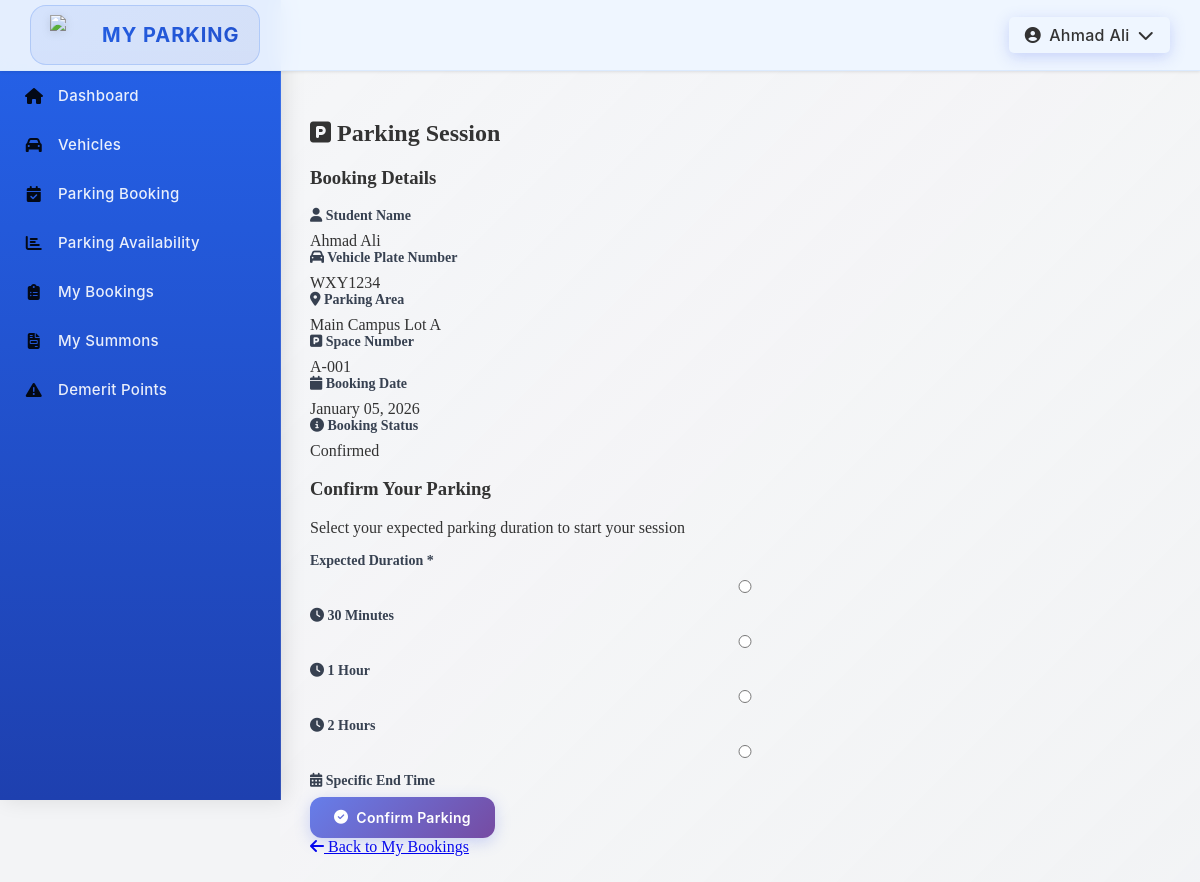
The app's page /module03/parking_session.php?booking_id=1 (signed in) with its own data.
### tables this page shows
CREATE TABLE Booking (
    booking_ID INT PRIMARY KEY AUTO_INCREMENT,
    space_ID INT NOT NULL,
    vehicle_ID INT NOT NULL,
    booking_date DATE NOT NULL,
    start_time TIME NOT NULL,
    end_time TIME NOT NULL,
    actual_start_time DATETIME NULL,
    actual_end_time DATETIME NULL,
    session_started_at DATETIME NULL,
    session_ended_at DATETIME NULL,
    booking_status VARCHAR(20) NOT NULL,
    qr_code_value VARCHAR(50) NOT NULL,
    created_at DATETIME NOT NULL DEFAULT CURRENT_TIMESTAMP,
    FOREIGN KEY (space_ID) REFERENCES ParkingSpace(space_ID) ON DELETE CASCADE ON UPDATE CASCADE,
    FOREIGN KEY (vehicle_ID) REFERENCES Vehicle(vehicle_ID) ON DELETE CASCADE ON UPDATE CASCADE
);

CREATE TABLE User (
    user_ID VARCHAR(10) PRIMARY KEY,
    username VARCHAR(20) NOT NULL,
    email VARCHAR(50) NOT NULL,
    phone_number VARCHAR(20) NULL,
    password VARCHAR(255) NOT NULL,
    user_type VARCHAR(20) NOT NULL,
    created_at DATETIME NOT NULL DEFAULT CURRENT_TIMESTAMP,
    updated_at DATETIME NOT NULL DEFAULT CURRENT_TIMESTAMP ON UPDATE CURRENT_TIMESTAMP
);

CREATE TABLE Vehicle (
    vehicle_ID INT PRIMARY KEY AUTO_INCREMENT,
    user_ID VARCHAR(10) NOT NULL,
    vehicle_type VARCHAR(30) NOT NULL,
    vehicle_model VARCHAR(50) NULL,
    license_plate VARCHAR(15) NOT NULL,
    grant_document LONGBLOB NULL,
    grant_status VARCHAR(20) NOT NULL,
    created_at DATETIME NOT NULL DEFAULT CURRENT_TIMESTAMP,
    FOREIGN KEY (user_ID) REFERENCES User(user_ID) ON DELETE CASCADE ON UPDATE CASCADE
);

CREATE TABLE ParkingLot (
    parkingLot_ID INT PRIMARY KEY AUTO_INCREMENT,
    parkingLot_name VARCHAR(50) NOT NULL,
    parkingLot_type VARCHAR(30) NOT NULL,
    is_booking_lot BOOLEAN NOT NULL DEFAULT FALSE,
    capacity INT NOT NULL,
    UNIQUE KEY unique_parking_lot_name (parkingLot_name)
);

CREATE TABLE ParkingSpace (
    space_ID INT PRIMARY KEY AUTO_INCREMENT,
    parkingLot_ID INT NOT NULL,
    space_number VARCHAR(20) NOT NULL,
    qr_code_value VARCHAR(50) NOT NULL,
    created_at DATETIME NOT NULL DEFAULT CURRENT_TIMESTAMP,
    updated_at DATETIME NOT NULL DEFAULT CURRENT_TIMESTAMP ON UPDATE CURRENT_TIMESTAMP,
    FOREIGN KEY (parkingLot_ID) REFERENCES ParkingLot(parkingLot_ID) ON DELETE CASCADE ON UPDATE CASCADE,
    UNIQUE KEY unique_space (parkingLot_ID, space_number)
);

### module01/auth.php (called while the page is built, shortened)
<?php
function appUrl($path) {
    return APP_BASE_PATH . '/module01' . $path;
}
function currentUser() {
    return [
        'user_id' => $_SESSION['user_id'] ?? null,
        'username' => $_SESSION['username'] ?? null,
        'email' => $_SESSION['email'] ?? null,
        'user_type' => $_SESSION['user_type'] ?? null,
    ];
}
?>

### module03/parking_session.php (the view, shortened to what this page needs)
<?php
require_once __DIR__ . '/../database/db_config.php';
$db = getDB();
$bookingId = $_GET['booking_id'] ?? null;
$token = $_GET['token'] ?? null;
if ($token) {
    $stmt = $db->prepare("SELECT booking_ID FROM Booking WHERE booking_ID = ? AND qr_code_value = ?");
    $stmt->execute([$bookingId, $token]);
    $validToken = $stmt->fetch();
    if (!$validToken) {
        die("Invalid or expired QR code. Please scan a valid QR code.");
    }
    $userId = null;
} else {
    require_once __DIR__ . '/../module01/auth.php';
    $userId = $_SESSION['user_id'];
}
$query = "
    SELECT
        b.*,
        ps.space_number,
        pl.parkingLot_name,
        pl.parkingLot_type,
        v.license_plate,
        v.vehicle_model,
        v.user_ID,
        u.username as student_name
    FROM Booking b
    JOIN ParkingSpace ps ON b.space_ID = ps.space_ID
    JOIN ParkingLot pl ON ps.parkingLot_ID = pl.parkingLot_ID
    JOIN Vehicle v ON b.vehicle_ID = v.vehicle_ID
    JOIN User u ON v.user_ID = u.user_ID
    WHERE b.booking_ID = ?
";
if ($userId) {
    $query .= " AND v.user_ID = ?";
    $stmt = $db->prepare($query);
    $stmt->execute([$bookingId, $userId]);
} else {
    $stmt = $db->prepare($query);
    $stmt->execute([$bookingId]);
}
$booking = $stmt->fetch();
if ($token) {
    $basePath = QR_BASE_URL;
    ?>
    <!DOCTYPE html>
    <html lang="en">
    <head>
        <meta charset="UTF-8">
        <meta name="viewport" content="width=device-width, initial-scale=1.0">
        <title>Parking Session - MyParking System</title>
        <link rel="stylesheet" href="https://cdnjs.cloudflare.com/ajax/libs/font-awesome/6.4.0/css/all.min.css">
        <link rel="stylesheet" href="<?php echo $basePath; ?>/module03/parking_session.css?v=<?php echo time(); ?>">
        <style>
            * { box-sizing: border-box; }
            body { background: #f3f4f6; margin: 0; padding: 20px; font-family: 'Segoe UI', Tahoma, Geneva, Verdana, sans-serif; }
        </style>
    </head>
    <body>
    <?php
} else {
    require_once __DIR__ . '/../layout.php';
    renderHeader('Parking Session');
    ?>
    <link rel="stylesheet" href="<?php echo APP_BASE_PATH; ?>/module03/parking_session.css?v=<?php echo time(); ?>">
    <?php
}
?>
<div class="parking-session-container">
    <div class="session-card">
        <h2><i class="fas fa-parking"></i> Parking Session</h2>
        <div class="booking-details-section">
            <h3>Booking Details</h3>
            <div class="detail-grid">
                <div class="detail-item">
                    <label><i class="fas fa-user"></i> Student Name</label>
                    <div class="detail-value"><?php echo htmlspecialchars($booking['student_name']); ?></div>
                </div>
                <div class="detail-item">
                    <label><i class="fas fa-car"></i> Vehicle Plate Number</label>
                    <div class="detail-value"><?php echo htmlspecialchars($booking['license_plate']); ?></div>
                </div>
                <div class="detail-item">
                    <label><i class="fas fa-map-marker-alt"></i> Parking Area</label>
                    <div class="detail-value"><?php echo htmlspecialchars($booking['parkingLot_name']); ?></div>
                </div>
                <div class="detail-item">
                    <label><i class="fas fa-parking"></i> Space Number</label>
                    <div class="detail-value"><?php echo htmlspecialchars($booking['space_number']); ?></div>
                </div>
                <div class="detail-item">
                    <label><i class="fas fa-calendar"></i> Booking Date</label>
                    <div class="detail-value"><?php echo date('F d, Y', strtotime($booking['booking_date'])); ?></div>
                </div>
                <div class="detail-item">
                    <label><i class="fas fa-info-circle"></i> Booking Status</label>
                    <div class="detail-value">
                        <span class="status-badge status-<?php echo strtolower($booking['booking_status']); ?>">
                            <?php echo ucfirst($booking['booking_status']); ?>
                        </span>
                    </div>
                </div>
            </div>
        </div>
        <?php if ($booking['booking_status'] === 'confirmed'): ?>
        <div class="confirmation-section">
            <h3>Confirm Your Parking</h3>
            <p class="section-description">Select your expected parking duration to start your session</p>
            <form method="POST">
                <div class="form-group">
                    <label>Expected Duration <span class="required">*</span></label>
                    <div class="duration-options">
                        <label class="duration-option">
                            <input type="radio" name="duration_type" value="30min" required>
                            <span class="option-content">
                                <i class="fas fa-clock"></i>
                                <strong>30 Minutes</strong>
                            </span>
                        </label>
                        <label class="duration-option">
                            <input type="radio" name="duration_type" value="1hour" required>
                            <span class="option-content">
                                <i class="fas fa-clock"></i>
                                <strong>1 Hour</strong>
                            </span>
                        </label>
                        <label class="duration-option">
                            <input type="radio" name="duration_type" value="2hours" required>
                            <span class="option-content">
                                <i class="fas fa-clock"></i>
                                <strong>2 Hours</strong>
                            </span>
                        </label>
                        <label class="duration-option">
                            <input type="radio" name="duration_type" value="specific" required>
                            <span class="option-content">
                                <i class="fas fa-calendar-alt"></i>
                                <strong>Specific End Time</strong>
                            </span>
                        </label>
                    </div>
                </div>
                <button type="submit" class="btn-confirm">
                    <i class="fas fa-check-circle"></i> Confirm Parking
                </button>
            </form>
        </div>
        <?php endif; ?>
        <div class="action-buttons">
            <?php if ($token): ?>
                <button onclick="window.close()" class="btn-back">
                    <i class="fas fa-times"></i> Close
                </button>
            <?php else: ?>
                <a href="<?php echo APP_BASE_PATH; ?>/module03/student/my_bookings.php" class="btn-back">
                    <i class="fas fa-arrow-left"></i> Back to My Bookings
                </a>
            <?php endif; ?>
        </div>
    </div>
</div>
<?php
if ($token) {
    echo '</body></html>';
} else {
    renderFooter();
}
?>

### layout.php (shortened to what this page needs)
<?php
require_once __DIR__ . '/module01/auth.php';
function renderHeader($title = 'MyParking') {
    $user = currentUser();
    $role = $user['user_type'] ?? '';
    $bodyClass = '';
    if ($role === 'student') {
        $bodyClass = 'user-theme';
    } elseif ($role === 'fk_staff') {
        $bodyClass = 'admin-theme';
    } elseif ($role === 'safety_staff') {
        $bodyClass = 'staff-theme';
    }
    $currentPage = basename($_SERVER['PHP_SELF']);
    $currentPath = $_SERVER['REQUEST_URI'];
    function isActive($pageName, $currentPage, $currentPath = '') {
        return '';
    }
    ?>
    <!DOCTYPE html>
    <html lang="en">
    <head>
        <link rel="stylesheet" href="https://cdnjs.cloudflare.com/ajax/libs/font-awesome/6.4.2/css/all.min.css">
        <link rel="stylesheet" href="<?php echo APP_BASE_PATH . '/fonts/style.css'; ?>">
        <link rel="stylesheet" href="<?php echo APP_BASE_PATH . '/module01/module01.css'; ?>">
    </head>
    <body class="<?php echo htmlspecialchars($bodyClass); ?>">
        <div class="sidebar" id="sidebar">
            <nav class="sidebar-nav">
                <?php if ($role === 'student'): ?>
                    <a href="<?php echo htmlspecialchars(APP_BASE_PATH . '/user.php'); ?>" class="<?php echo isActive('user.php', $currentPage, $currentPath); ?>">
                        <i class="fas fa-home"></i> Dashboard
                    </a>
                    <a href="<?php echo appUrl('/student/vehicles.php'); ?>" class="<?php echo isActive('vehicles.php', $currentPage, $currentPath); ?>">
                        <i class="fas fa-car"></i> Vehicles
                    </a>
                    <a href="<?php echo APP_BASE_PATH . '/module03/student/parking_booking.php'; ?>" class="<?php echo isActive('parking_booking.php', $currentPage, $currentPath); ?>">
                        <i class="fas fa-calendar-check"></i> Parking Booking
                    </a>
                    <a href="<?php echo APP_BASE_PATH . '/module02/student/parkingAvailability.php'; ?>" class="<?php echo isActive('parkingAvailability.php', $currentPage, $currentPath); ?>">
                        <i class="fas fa-chart-bar"></i> Parking Availability
                    </a>
                    <a href="<?php echo APP_BASE_PATH . '/module03/student/my_bookings.php'; ?>" class="<?php echo isActive('my_bookings.php', $currentPage, $currentPath); ?>">
                        <i class="fas fa-clipboard-list"></i> My Bookings
                    </a>
                    <a href="<?php echo APP_BASE_PATH . '/module04/student/my_summons.php'; ?>" class="<?php echo isActive('my_summons.php', $currentPage, $currentPath); ?>">
                        <i class="fas fa-file-invoice"></i> My Summons
                    </a>
                    <a href="<?php echo APP_BASE_PATH . '/module04/student/demerit_points.php'; ?>" class="<?php echo isActive('demerit_points.php', $currentPage, $currentPath); ?>">
                        <i class="fas fa-exclamation-triangle"></i> Demerit Points
                    </a>
                <?php endif; ?>
            </nav>
        </div>
        <div class="top-header">
            <div class="header-left">
                <span class="system-logo">
                    <img src="<?php echo APP_BASE_PATH . '/images/ump.png'; ?>" alt="UMP Logo">
                    MY PARKING
                </span>
            </div>
            <div class="header-right">
                <?php if (!empty($user['username'])): ?>
                    <div class="user-dropdown">
                        <button class="dropdown-toggle" type="button" id="userDropdownBtn">
                            <i class="fas fa-user-circle"></i>
                            <span><?php echo htmlspecialchars($user['username']); ?></span>
                            <i class="fas fa-chevron-down"></i>
                        </button>
                    </div>
                <?php endif; ?>
            </div>
        </div>
        <main class="main-content">
    <?php
}
function renderFooter() {
    ?>
        </main>
    </body>
    </html>
    <?php
}
?>

### records on screen
booking: user.username "Ahmad Ali", vehicle_ID.license_plate "WXY1234", parkinglot.parkingLot_name "Main Campus Lot A", space_ID.space_number "A-001", booking_date "January 05, 2026", booking_status "Confirmed"
